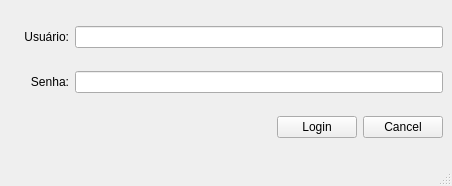
<?xml version="1.0" encoding="UTF-8"?>
<ui version="4.0">
 <class>MainWindow</class>
 <widget class="QMainWindow" name="MainWindow">
  <property name="geometry">
   <rect>
    <x>0</x>
    <y>0</y>
    <width>452</width>
    <height>186</height>
   </rect>
  </property>
  <property name="windowTitle">
   <string>MainWindow</string>
  </property>
  <widget class="QWidget" name="centralwidget">
   <layout class="QVBoxLayout" name="verticalLayout">
    <item>
     <layout class="QHBoxLayout" name="horizontalLayout">
      <item>
       <widget class="QLabel" name="lb_usuario">
        <property name="minimumSize">
         <size>
          <width>60</width>
          <height>0</height>
         </size>
        </property>
        <property name="text">
         <string>Usuário:</string>
        </property>
        <property name="alignment">
         <set>Qt::AlignRight|Qt::AlignTrailing|Qt::AlignVCenter</set>
        </property>
       </widget>
      </item>
      <item>
       <widget class="QLineEdit" name="tx_usuario">
        <property name="echoMode">
         <enum>QLineEdit::Normal</enum>
        </property>
       </widget>
      </item>
     </layout>
    </item>
    <item>
     <layout class="QHBoxLayout" name="horizontalLayout_2">
      <item>
       <widget class="QLabel" name="lb_senha">
        <property name="minimumSize">
         <size>
          <width>60</width>
          <height>0</height>
         </size>
        </property>
        <property name="maximumSize">
         <size>
          <width>16777215</width>
          <height>16777215</height>
         </size>
        </property>
        <property name="text">
         <string>Senha:</string>
        </property>
        <property name="alignment">
         <set>Qt::AlignRight|Qt::AlignTrailing|Qt::AlignVCenter</set>
        </property>
       </widget>
      </item>
      <item>
       <widget class="QLineEdit" name="tx_senha">
        <property name="echoMode">
         <enum>QLineEdit::Password</enum>
        </property>
       </widget>
      </item>
     </layout>
    </item>
    <item>
     <layout class="QHBoxLayout" name="horizontalLayout_3">
      <item>
       <spacer name="horizontalSpacer">
        <property name="orientation">
         <enum>Qt::Horizontal</enum>
        </property>
        <property name="sizeHint" stdset="0">
         <size>
          <width>40</width>
          <height>20</height>
         </size>
        </property>
       </spacer>
      </item>
      <item>
       <widget class="QPushButton" name="bt_login">
        <property name="text">
         <string>Login</string>
        </property>
       </widget>
      </item>
      <item>
       <widget class="QPushButton" name="bt_cancel">
        <property name="text">
         <string>Cancel</string>
        </property>
       </widget>
      </item>
     </layout>
    </item>
   </layout>
  </widget>
  <widget class="QMenuBar" name="menubar">
   <property name="geometry">
    <rect>
     <x>0</x>
     <y>0</y>
     <width>452</width>
     <height>21</height>
    </rect>
   </property>
  </widget>
  <widget class="QStatusBar" name="statusbar"/>
 </widget>
 <resources/>
 <connections/>
</ui>
